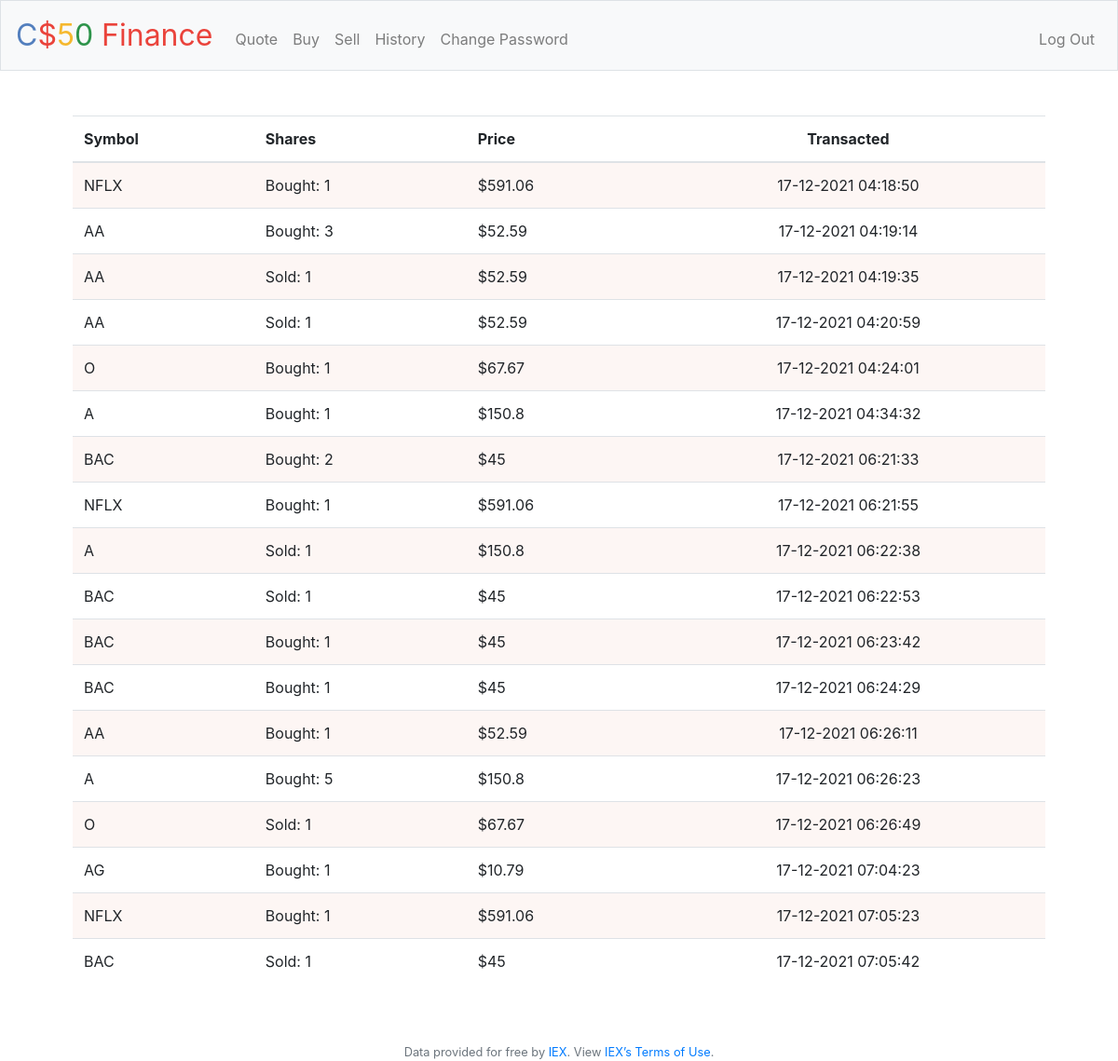
The app's page /history (signed in) with its own data.
### tables this page shows
CREATE TABLE transactions (
   id INTEGER UNIQUE,
   date TEXT NOT NULL,
   user_id INTEGER NOT NULL,
   symbol TEXT NOT NULL,
   trans_type TEXT NOT NULL,
   shares_amount INTEGER NOT NULL,
   price NUMERIC NOT NULL,
   PRIMARY KEY(id),
   FOREIGN KEY(user_id) REFERENCES users(id)
);

### application.py (the view)
@app.route("/history")
@login_required
def history():
    transaction = db.execute("SELECT * FROM transactions WHERE user_id=? ORDER BY date ASC", session["user_id"])
    return render_template("history.html", transaction=transaction)

### application.py (called while the page is built)
@app.after_request
def after_request(response):
    response.headers["Cache-Control"] = "no-cache, no-store, must-revalidate"
    response.headers["Expires"] = 0
    response.headers["Pragma"] = "no-cache"
    return response

### helpers.py (called while the page is built)
def login_required(f):
    @wraps(f)
    def decorated_function(*args, **kwargs):
        if session.get("user_id") is None:
            return redirect("/login")
        return f(*args, **kwargs)
    return decorated_function

### templates/history.html (shortened to what this page needs)
{% extends "layout.html" %}
{% block main %}
    <table class="table table-striped">
        <thead>
            <tr>
                <th class="text-start" style="text-align: left;">Symbol</th>
                <th class="text-end" style="text-align: left;">Shares</th>
                <th class="text-end" style="text-align: left;">Price</th>
                <th class="text-end">Transacted</th>
            </tr>
        </thead>
        <tbody>
            {% for rows in transaction %}
                <tr>
                    <td class="text-start" style="text-align: left;">{{rows.symbol}}</td>
                    <td class="text-end" style="text-align: left;">{{rows.trans_type}}: {{rows.shares_amount}}</td>
                    <td class="text-end" style="text-align: left;">${{rows.price}}</td>
                    <td class="text-end">{{rows.date}}</td>
                </tr>
            {% endfor %}
        </tbody>
    </table>
{% endblock %}

### templates/layout.html (shortened to what this page needs)
<!DOCTYPE html>
<html lang="en">
    <head>
        <link rel="stylesheet" href="https://cdn.jsdelivr.net/npm/bootstrap@4.5.3/dist/css/bootstrap.min.css">
        <link href="/static/styles.css" rel="stylesheet">
    </head>
    <body>
        <nav class="navbar navbar-expand-md navbar-light bg-light border">
            <a class="navbar-brand" href="/"><span class="blue">C</span><span class="red">$</span><span class="yellow">5</span><span class="green">0</span> <span class="red">Finance</span></a>
            <div class="collapse navbar-collapse" id="navbar">
                {% if session.user_id %}
                    <ul class="navbar-nav mr-auto mt-2">
                        <li class="nav-item"><a class="nav-link" href="/quote">Quote</a></li>
                        <li class="nav-item"><a class="nav-link" href="/buy">Buy</a></li>
                        <li class="nav-item"><a class="nav-link" href="/sell">Sell</a></li>
                        <li class="nav-item"><a class="nav-link" href="/history">History</a></li>
                        <li class="nav-item"><a class="nav-link" href="/password">Change Password</a></li>
                    </ul>
                    <ul class="navbar-nav ml-auto mt-2">
                        <li class="nav-item"><a class="nav-link" href="/logout">Log Out</a></li>
                    </ul>
                {% else %}
                    <ul class="navbar-nav ml-auto mt-2">
                        <li class="nav-item"><a class="nav-link" href="/register">Register</a></li>
                        <li class="nav-item"><a class="nav-link" href="/login">Log In</a></li>
                    </ul>
                {% endif %}
            </div>
        </nav>
        <main class="container p-5">
            {% block main %}{% endblock %}
        </main>
        <footer class="small text-center text-muted">
            Data provided for free by <a href="https://iextrading.com/developer">IEX</a>. View <a href="https://iextrading.com/api-exhibit-a/">IEX’s Terms of Use</a>.
        </footer>
    </body>
</html>

### static/styles.css (style rules this page uses)
nav .navbar-brand { font-size: xx-large; }
nav .navbar-brand .blue { color: #537fbe; }
nav .navbar-brand .red { color: #ea433b; }
nav .navbar-brand .yellow { color: #f5b82e; }
nav .navbar-brand .green { color: #2e944b; }
main { overflow-x: auto; text-align: center; }
.table-striped>tbody>tr:nth-child(odd)>td, .table-striped>tbody>tr:nth-child(odd)>th { background-color: #FDF6F4; }

### records on screen
transactions: symbol "NFLX", trans_type "Bought", shares_amount "1", price "591.06", date "17-12-2021 04:18:50"
transactions: symbol "AA", trans_type "Bought", shares_amount "3", price "52.59", date "17-12-2021 04:19:14"
transactions: symbol "AA", trans_type "Sold", shares_amount "1", price "52.59", date "17-12-2021 04:19:35"
transactions: symbol "AA", trans_type "Sold", shares_amount "1", price "52.59", date "17-12-2021 04:20:59"
transactions: symbol "O", trans_type "Bought", shares_amount "1", price "67.67", date "17-12-2021 04:24:01"
transactions: symbol "A", trans_type "Bought", shares_amount "1", price "150.8", date "17-12-2021 04:34:32"
transactions: symbol "BAC", trans_type "Bought", shares_amount "2", price "45", date "17-12-2021 06:21:33"
transactions: symbol "NFLX", trans_type "Bought", shares_amount "1", price "591.06", date "17-12-2021 06:21:55"
transactions: symbol "A", trans_type "Sold", shares_amount "1", price "150.8", date "17-12-2021 06:22:38"
transactions: symbol "BAC", trans_type "Sold", shares_amount "1", price "45", date "17-12-2021 06:22:53"
transactions: symbol "BAC", trans_type "Bought", shares_amount "1", price "45", date "17-12-2021 06:23:42"
transactions: symbol "BAC", trans_type "Bought", shares_amount "1", price "45", date "17-12-2021 06:24:29"
transactions: symbol "AA", trans_type "Bought", shares_amount "1", price "52.59", date "17-12-2021 06:26:11"
transactions: symbol "A", trans_type "Bought", shares_amount "5", price "150.8", date "17-12-2021 06:26:23"
transactions: symbol "O", trans_type "Sold", shares_amount "1", price "67.67", date "17-12-2021 06:26:49"
transactions: symbol "AG", trans_type "Bought", shares_amount "1", price "10.79", date "17-12-2021 07:04:23"
transactions: symbol "NFLX", trans_type "Bought", shares_amount "1", price "591.06", date "17-12-2021 07:05:23"
transactions: symbol "BAC", trans_type "Sold", shares_amount "1", price "45", date "17-12-2021 07:05:42"
